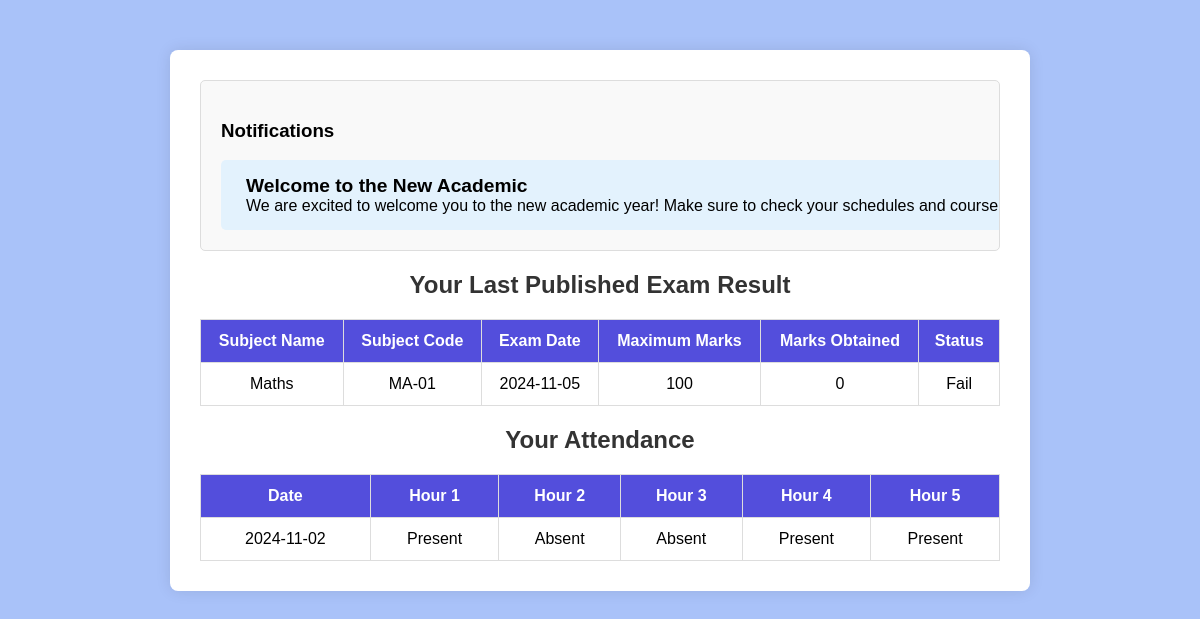
The page /Student/dashboard.php (signed in) on the database its author committed.
### tables this page shows
CREATE TABLE `tblnotification` (
  `notification_id` int(11) NOT NULL,
  `notification_text` text NOT NULL,
  `notification_status` int(11) NOT NULL,
  `notification_title` text NOT NULL
);

CREATE TABLE `tblexam_stu` (
  `tblexam_stu_id` int(11) NOT NULL,
  `exam_id` int(11) NOT NULL,
  `std_id` int(11) NOT NULL,
  `marks_obtained` int(11) DEFAULT NULL,
  `status` tinyint(1) DEFAULT 1
);

CREATE TABLE `tblexam` (
  `exam_id` int(11) NOT NULL,
  `subject_name` varchar(255) NOT NULL,
  `subject_code` varchar(50) NOT NULL,
  `Qp_code` varchar(100) NOT NULL,
  `exam_date` date NOT NULL,
  `maximum_marks` int(11) NOT NULL,
  `course_id` int(11) NOT NULL,
  `created_at` timestamp NOT NULL DEFAULT current_timestamp()
);

CREATE TABLE `tblattendance` (
  `Att_id` int(11) NOT NULL,
  `course_id` int(11) NOT NULL,
  `Att_date` date NOT NULL,
  `std_id` int(11) NOT NULL,
  `att_hr_1` int(11) NOT NULL DEFAULT 1,
  `att_hr_2` int(11) NOT NULL DEFAULT 1,
  `att_hr_3` int(11) NOT NULL DEFAULT 1,
  `att_hr_4` int(11) NOT NULL DEFAULT 1,
  `att_hr_5` int(11) NOT NULL DEFAULT 1
);

### Student/dashboard.php (the view, shortened to what this page needs)
<?php
include('../includes/dbcon.php');
$student_id = $_SESSION['userId'];
$query = "
    SELECT e.subject_name, e.subject_code, e.exam_date, e.maximum_marks,
           es.marks_obtained, es.status
    FROM tblexam_stu es
    INNER JOIN tblexam e ON es.exam_id = e.exam_id
    WHERE es.std_id = ?
    ORDER BY e.exam_date DESC
    LIMIT 1";
$stmt = $conn->prepare($query);
$stmt->bind_param("i", $student_id);
$stmt->execute();
$result = $stmt->get_result();
$viewType = isset($_POST['viewType']) ? $_POST['viewType'] : 'day';
$dateInput = isset($_POST['dateInput']) ? $_POST['dateInput'] : date('Y-m-d');
if ($viewType === 'day') {
    $attendanceQuery = "SELECT Att_date, att_hr_1, att_hr_2, att_hr_3, att_hr_4, att_hr_5
                        FROM tblattendance
                        WHERE std_id = ? AND Att_date = ?";
    $stmt = $conn->prepare($attendanceQuery);
    $stmt->bind_param("is", $student_id, $dateInput);
}
$stmt->execute();
$attendanceResult = $stmt->get_result();
$notificationQuery = "SELECT notification_title, notification_text
                      FROM tblnotification
                      WHERE notification_status = 1
                      ORDER BY notification_id ";
$notificationStmt = $conn->prepare($notificationQuery);
$notificationStmt->execute();
$notificationResult = $notificationStmt->get_result();
?>
<!DOCTYPE html>
<html lang="en">
<head>
</head>
<body>
    <div class="container">
        <div class="notification-box">
            <h3>Notifications</h3>
            <div class="notification-container">
                <?php if ($notificationResult->num_rows > 0): ?>
                    <?php while ($notification = $notificationResult->fetch_assoc()): ?>
                        <div class="notification">
                            <div class="notification-title"><?php echo htmlspecialchars($notification['notification_title']); ?></div>
                            <div class="notification-message"><?php echo htmlspecialchars($notification['notification_text']); ?></div>
                        </div>
                    <?php endwhile; ?>
                <?php else: ?>
                    <div class="notification">No new notifications.</div>
                <?php endif; ?>
            </div>
        </div>
        <h2>Your Last Published Exam Result</h2>
        <?php if ($result->num_rows > 0): ?>
            <table>
                <thead>
                    <tr>
                        <th>Subject Name</th>
                        <th>Subject Code</th>
                        <th>Exam Date</th>
                        <th>Maximum Marks</th>
                        <th>Marks Obtained</th>
                        <th>Status</th>
                    </tr>
                </thead>
                <tbody>
                    <?php $row = $result->fetch_assoc(); ?>
                    <tr>
                        <td><?php echo htmlspecialchars($row['subject_name']); ?></td>
                        <td><?php echo htmlspecialchars($row['subject_code']); ?></td>
                        <td><?php echo htmlspecialchars($row['exam_date']); ?></td>
                        <td><?php echo htmlspecialchars($row['maximum_marks']); ?></td>
                        <td><?php echo htmlspecialchars($row['marks_obtained']); ?></td>
                        <td class="<?php echo $row['status'] ? 'status-pass' : 'status-fail'; ?>">
                            <?php echo $row['status'] ? 'Pass' : 'Fail'; ?>
                        </td>
                    </tr>
                </tbody>
            </table>
        <?php else: ?>
            <p>No exam results found.</p>
        <?php endif; ?>
        <h2>Your Attendance</h2>
        <?php if ($attendanceResult->num_rows > 0): ?>
            <table>
                <thead>
                    <tr>
                        <th>Date</th>
                        <th>Hour 1</th>
                        <th>Hour 2</th>
                        <th>Hour 3</th>
                        <th>Hour 4</th>
                        <th>Hour 5</th>
                    </tr>
                </thead>
                <tbody>
                    <?php while ($row = $attendanceResult->fetch_assoc()): ?>
                        <tr>
                            <td><?php echo htmlspecialchars($row['Att_date']); ?></td>
                            <td><?php echo $row['att_hr_1'] == 1 ? 'Present' : 'Absent'; ?></td>
                            <td><?php echo $row['att_hr_2'] == 1 ? 'Present' : 'Absent'; ?></td>
                            <td><?php echo $row['att_hr_3'] == 1 ? 'Present' : 'Absent'; ?></td>
                            <td><?php echo $row['att_hr_4'] == 1 ? 'Present' : 'Absent'; ?></td>
                            <td><?php echo $row['att_hr_5'] == 1 ? 'Present' : 'Absent'; ?></td>
                        </tr>
                    <?php endwhile; ?>
                </tbody>
            </table>
        <?php else: ?>
            <p>No attendance records found.</p>
        <?php endif; ?>
    </div>
</body>
</html>

### Student/dashboard.php (style rules this page uses)
body { font-family: Arial, sans-serif; background-color: #a9c2f9; margin: 0; padding: 0; }
.container { max-width: 800px; margin: 50px auto; background-color: #fff; padding: 30px; box-shadow: 0 0 15px rgba(0, 0, 0, 0.1); border-radius: 8px; }
h2 { text-align: center; margin-bottom: 20px; color: #333; }
table { width: 100%; border-collapse: collapse; margin-top: 20px; }
table th, table td { border: 1px solid #ddd; padding: 12px; text-align: center; }
table th { background-color: #534edc; color: white; }
.notification-box { max-height: 300px; overflow: hidden; background-color: #f9f9f9; border: 1px solid #ddd; border-radius: 5px; padding: 20px; margin-bottom: 20px; white-space: nowrap; }
.notification-title { font-weight: bold; font-size: 1.2em; }
.notification { display: inline-block; padding: 15px 25px; border-radius: 5px; margin-right: 10px; background-color: #e3f2fd; transition: transform 0.3s; }
.notification-message { font-size: 1em; }
.notification-container { display: flex; animation: scroll-left 40s linear infinite; }

### rows shown on the page
tblnotification: notification_title "Welcome to the New Academic", notification_text "We are excited to welcome you to the new academic year! Make sure to check your schedules and course…"
tblexam_stu: exam.subject_name "Maths", exam.subject_code "MA-01", exam.exam_date "2024-11-05", exam.maximum_marks "100", marks_obtained "0"
tblattendance: Att_date "2024-11-02", att_hr_1 "Present", att_hr_2 "Absent", att_hr_3 "Absent", att_hr_4 "Present", att_hr_5 "Present"
